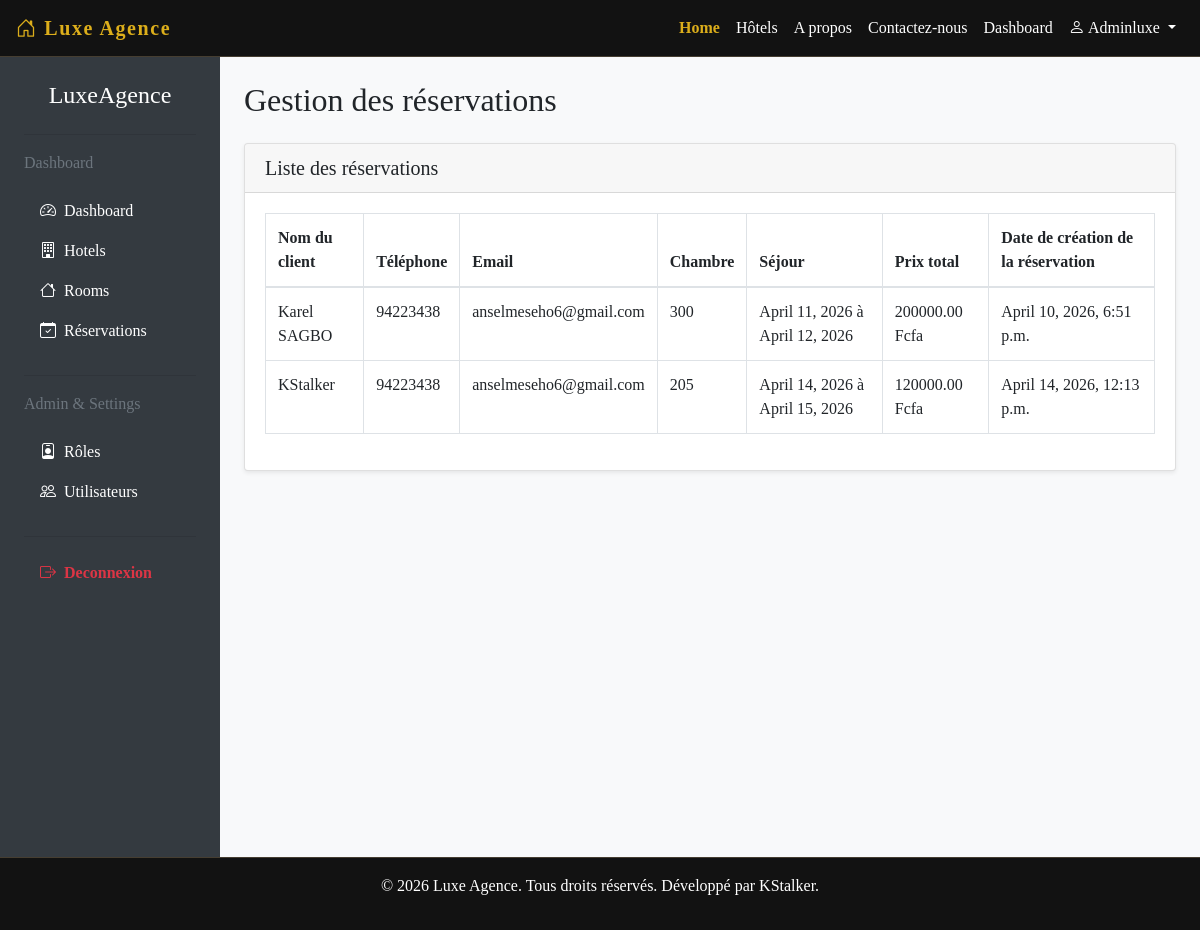
The app's page /gestionbookings/ (signed in), older data.
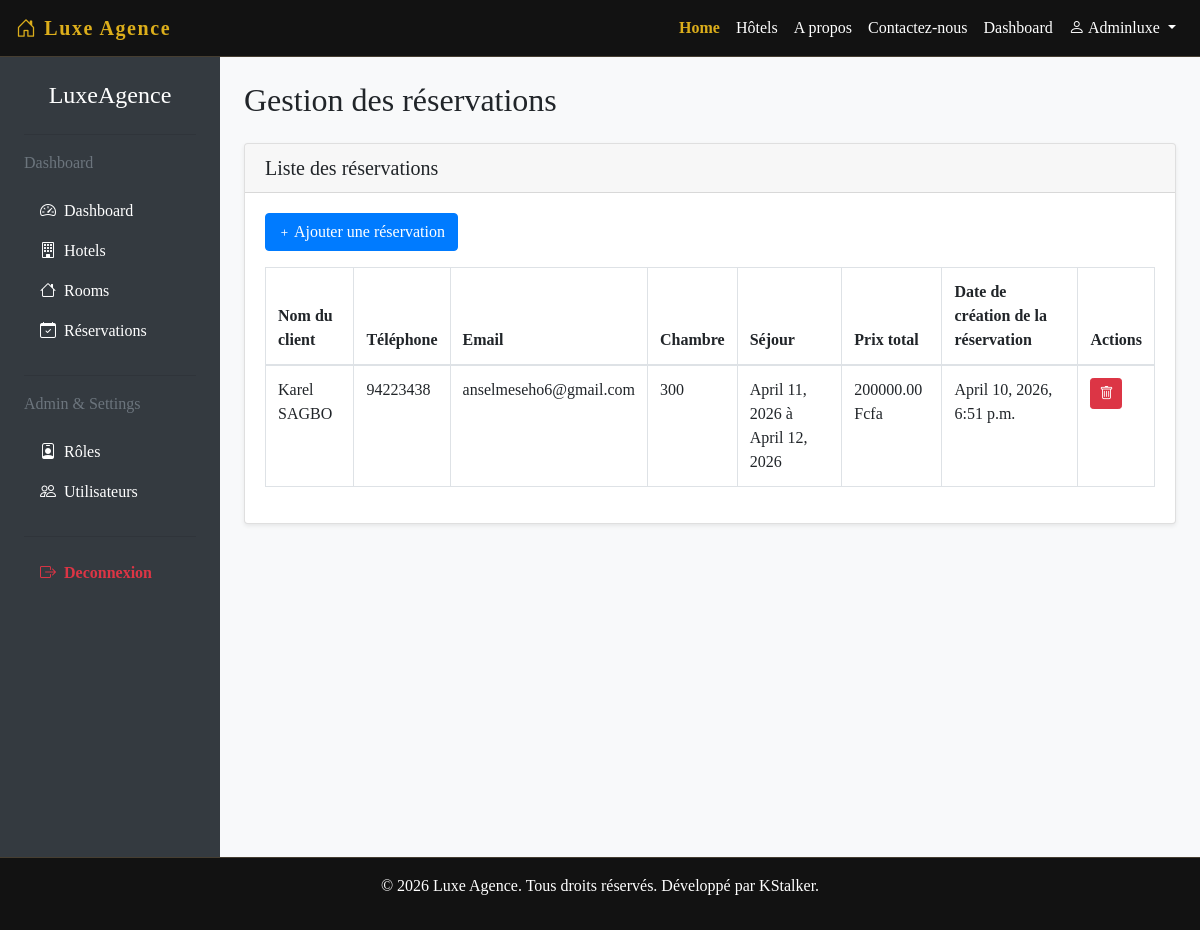
The same page, newer data.
### Agence/models.py (models this page shows, shortened)
class Booking(models.Model):
    full_name = models.CharField(max_length=255)
    email = models.EmailField()
    phone = models.CharField(max_length=20)
    room = models.ForeignKey('Room', on_delete=models.CASCADE)
    check_in = models.DateField()
    check_out = models.DateField()
    total_price = models.DecimalField(max_digits=10, decimal_places=2)
    created_at = models.DateTimeField(auto_now_add=True, null=True)

class Room(models.Model):
    hotel = models.ForeignKey(Hotel, on_delete=models.CASCADE)
    room_number = models.CharField(max_length=20)
    room_type = models.CharField(max_length=100)
    price_per_night = models.DecimalField(max_digits=10, decimal_places=2)
    available = models.BooleanField(default=True)
    capacity = models.IntegerField()
    image = models.ImageField(upload_to='rooms/', default='rooms/default.jpg')

### Agence/views.py (the view)
# urls.py: path('gestionbookings/', views.GestionBookingView.as_view(), name='gestbooking'),
class GestionBookingView(LoginRequiredMixin,ListView):
    model = Booking
    template_name = 'administrateur/gestbooking.html'
    context_object_name = 'bookings'

### Agence/templates/administrateur/gestbooking.html (shortened to what the changed rows need)
{% extends 'base.html' %}
{% block content %}
<div class="d-flex" style="min-height: 100vh;">
    <div class="container-fluid py-4 px-4" style="flex: 1; background-color: #f8f9fa;">
        <div class="mb-4">
            <h2 class="fw-bold">Gestion des réservations</h2>
        </div>
        <div class="row g-4">
            <div class="col-lg-12">
                <div class="card shadow-sm">
                    <div class="card-body">
                        {% if user.is_authenticated and user.profile.role %}
                            {% for permission in user.profile.role.permissions.all %}
                                {% if permission.codename == 'add_booking' %}
                                    <a href="{% url 'create_booking' %}" class="btn btn-primary mb-3">
                                        <small><i class="bi bi-plus"></i></small> Ajouter une réservation
                                    </a>
                                {% endif %}
                            {% endfor %}
                        {% endif %}
                        <div style="overflow-x: auto;">
                            <table class="table table-bordered">
                                <thead>
                                    <tr>
                                        <th>Nom du client</th>
                                        <th>Téléphone </th>
                                        <th>Email</th>
                                        <th>Chambre</th>
                                        <th>Séjour</th>
                                        <th>Prix total</th>
                                        <th>Date de création de la réservation</th>
                                        {% if user.is_authenticated and user.profile.role %}
                                        {% for permission in user.profile.role.permissions.all %}
                                            {% if permission.codename == 'change_booking' %}
                                            <th>Actions</th>
                                            {% endif %}
                                        {% endfor %}
                                        {% endif %}
                                    </tr>
                                </thead>
                                <tbody>
                                    {% for booking in bookings %}
                                    <tr>
                                        <td>{{ booking.full_name }}</td>
                                        <td>{{ booking.phone }}</td>
                                        <td>{{ booking.email }}</td>
                                        <td>{{ booking.room.room_number }}</td>
                                        <td>{{ booking.check_in }} à {{ booking.check_out }}</td>
                                        <td>{{ booking.total_price }} Fcfa</td>
                                        <td>{{ booking.created_at }}</td>
                                         {% if user.is_authenticated and user.profile.role %}
                                            {% for permission in user.profile.role.permissions.all %}
                                            {% if permission.codename == 'delete_booking' %}
                                            <td>
                                                <form action="{% url 'delete_booking' booking.id %}" method="post" style="display:inline;">
                                                    <button type="submit" class="btn btn-danger btn-sm"
                                                            onclick="return confirm('Voulez-vous vraiment supprimer ce rôle ?');">
                                                        <i class="bi bi-trash"></i>
                                                    </button>
                                                </form>
                                            </td>
                                            {% endif %}
                                        {% endfor %}
                                    {% endif %}
                                    </tr>
                                    {% empty %}
                                    <tr>
                                        <td colspan="4" class="text-center text-muted">Aucune réservation disponible</td>
                                    </tr>
                                    {% endfor %}
                                </tbody>
                            </table>
                        </div>
                    </div>
                </div>
            </div>
        </div>
    </div>
</div>
{% endblock %}

Row changes from the older to the newer data that the page shows:
removed Booking: full_name "KStalker", phone "94223438", email "anselmeseho6@gmail.com", room.room_number "205", check_in "April 14, 2026", check_out "April 15, 2026", total_price "120000.00", created_at "April 14, 2026, 12:13 p.m."
